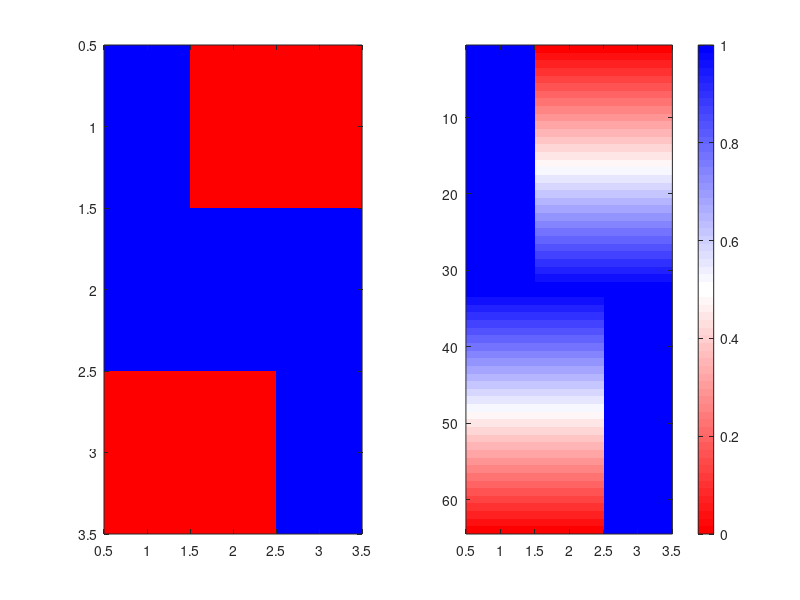

This chart was generated by the following MATLAB code:
%% making tricolor maps    
    RWBcMap = [1 0 0; 1 1 1 ; 0 0 1] 
    RWBcMap2=zeros(64,3);
    RWBcMap2(1:32,2:2) = sort([0:1/31:1]', 'ascend');
    RWBcMap2(1:32,3) = sort([0:1/31:1]', 'ascend');
    
    RWBcMap2(33:64,1) = sort([0:1/31:1]', 'descend');
    RWBcMap2(33:64,2) = sort([0:1/31:1]', 'descend');
    
    
    RWBcMap2(1:32,1) = ones;
    RWBcMap2(33:64,3) = ones;
    
    %RWBcMap2(1:32,2) = sort([0:1/31:1]', 'ascend')
    %RWBcMap2(33:64,2) = sort([0:1/31:1]', 'descend')
    
      figure; subplot (1,2,1); imagesc(RWBcMap);...
              subplot (1,2,2); imagesc(RWBcMap2);
         colormap(RWBcMap2); colorbar